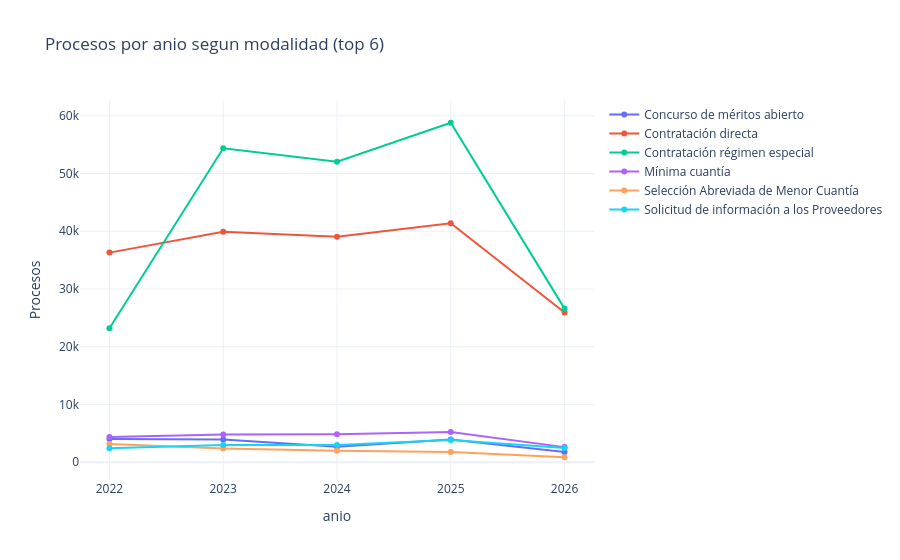

This figure's notebook cell:
### Markdown cell above
## 2.5 Tendencias por modalidad de contratacion

### Code cell
por_modalidad_anio = (
    df_temporal.assign(anio=df_temporal["fecha_de_publicacion_del"].dt.year)
    .groupby(["anio", "modalidad_de_contratacion"]).size()
    .reset_index(name="procesos")
)
top_modalidades = (
    df_temporal["modalidad_de_contratacion"].value_counts().head(6).index.tolist()
)
grafica_serie(
    por_modalidad_anio[por_modalidad_anio["modalidad_de_contratacion"].isin(top_modalidades)],
    "anio", "procesos", "Procesos por anio segun modalidad (top 6)", "Procesos",
    color="modalidad_de_contratacion"
)

### Figure 1 — Plotly figure (JSON) as saved in the notebook; plotly's stock layout.template omitted (floating-point values rounded to 4 significant figures)
{"data": [{"mode": "lines+markers", "name": "Concurso de méritos abierto", "type": "scatter", "x": [2022, 2023, 2024, 2025, 2026], "y": [4018, 3943, 2701, 3952, 1759]}, {"mode": "lines+markers", "name": "Contratación directa", "type": "scatter", "x": [2022, 2023, 2024, 2025, 2026], "y": [36304, 39910, 39069, 41383, 25938]}, {"mode": "lines+markers", "name": "Contratación régimen especial", "type": "scatter", "x": [2022, 2023, 2024, 2025, 2026], "y": [23200, 54361, 52057, 58792, 26606]}, {"mode": "lines+markers", "name": "Mínima cuantía", "type": "scatter", "x": [2022, 2023, 2024, 2025, 2026], "y": [4367, 4806, 4849, 5236, 2621]}, {"mode": "lines+markers", "name": "Selección Abreviada de Menor Cuantía", "type": "scatter", "x": [2022, 2023, 2024, 2025, 2026], "y": [3170, 2396, 2011, 1767, 867]}, {"mode": "lines+markers", "name": "Solicitud de información a los Proveedores", "type": "scatter", "x": [2022, 2023, 2024, 2025, 2026], "y": [2406, 2982, 3005, 3840, 2460]}], "layout": {"title": {"text": "Procesos por anio segun modalidad (top 6)"}, "xaxis": {"title": {"text": "anio"}}, "yaxis": {"title": {"text": "Procesos"}}}}
